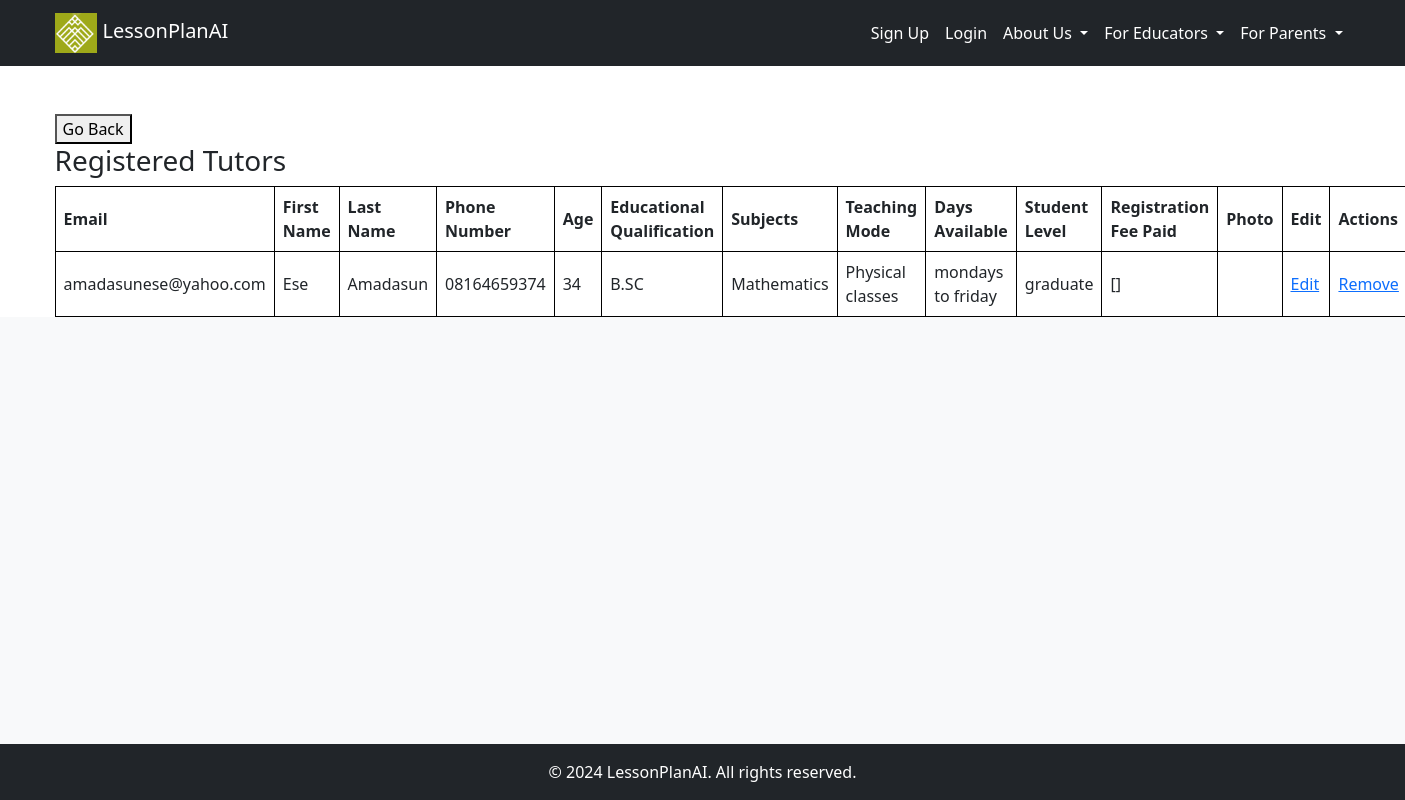
The page /registered_tutors on the database its author committed.
### src/accounts/models.py (models this page shows, shortened)
class User(UserMixin, db.Model):
    __tablename__ = "users"
    id = db.Column(db.Integer, primary_key=True)
    email = db.Column(db.String, unique=True, nullable=False)
    first_name = db.Column(db.String, nullable=False)
    last_name = db.Column(db.String, nullable=False)
    password = db.Column(db.String, nullable=False)
    created_on = db.Column(db.DateTime, nullable=False)
    is_admin = db.Column(db.Boolean, nullable=False, default=False)
    is_confirmed = db.Column(db.Boolean, nullable=True, default=False)
    confirmed_on = db.Column(db.DateTime, nullable=True)
    subscription = db.relationship('Subscription', backref='user', uselist=False)
    tutor = db.relationship('Tutor', backref='user', uselist=False)

class Tutor(db.Model):
    __tablename__ = "tutor"
    id = db.Column(db.Integer, primary_key=True, autoincrement=True)
    first_name = db.Column(db.String(50), nullable=False)
    last_name = db.Column(db.String(50), nullable=False)
    email = db.Column(db.String(120), nullable=False, unique=True)
    address = db.Column(db.String(200))
    phone_number = db.Column(db.String(15))
    age = db.Column(db.Integer)
    education_qualification = db.Column(db.String(50))
    interest = db.Column(db.Text)
    subjects = db.Column(db.String(200))
    past_experience = db.Column(db.Boolean)
    experience_years = db.Column(db.String(20))
    experience_description = db.Column(db.Text)
    interest_join = db.Column(db.Text)
    languages = db.Column(db.Text)
    availability = db.Column(db.String(50))
    teaching_mode = db.Column(db.String(50))
    student_level = db.Column(db.String(50))
    source = db.Column(db.String(50))
    confirmation_name = db.Column(db.String(100))
    user_id = db.Column(db.Integer, db.ForeignKey('users.id'), nullable=False)
    fee_payments = db.relationship('TutorFeePayment', backref='tutor', lazy=True)
    photo_data = db.Column(db.LargeBinary)
    photo_filename = db.Column(db.String(255))

### src/core/views.py (the view)
@core_bp.route('/registered_tutors')
def registered_tutors():
    tutors = Tutor.query.all()
    return render_template('accounts/tutors_list.html', users=[tutor.user for tutor in tutors])

### src/templates/accounts/tutors_list.html (shortened to what this page needs)
{% extends '_base.html' %}
{% block content %}
<button onclick="window.history.back();">Go Back</button>
<br>
    <h3>Registered Tutors</h3>
    <table style="border-collapse: collapse;">
        <tr>
            <th style="border: 1px solid black;">Email</th>
            <th style="border: 1px solid black;">First Name</th>
            <th style="border: 1px solid black;">Last Name</th>
            <th style="border: 1px solid black;">Phone Number</th>
            <th style="border: 1px solid black;">Age</th>
            <th style="border: 1px solid black;">Educational Qualification</th>
            <th style="border: 1px solid black;">Subjects</th>
            <th style="border: 1px solid black;">Teaching Mode</th>
            <th style="border: 1px solid black;">Days Available</th>
            <th style="border: 1px solid black;">Student Level</th>
            <th style="border: 1px solid black;">Registration Fee Paid</th>
            <th style="border: 1px solid black;">Photo</th>
            <th style="border: 1px solid black;">Edit</th>
            <th style="border: 1px solid black;">Actions</th>
        </tr>
        {% for user in users %}
            {% if user.tutor %}
                <tr>
                    <td style="border: 1px solid black;">{{ user.tutor.email }}</td>
                    <td style="border: 1px solid black;">{{ user.tutor.first_name }}</td>
                    <td style="border: 1px solid black;">{{ user.tutor.last_name }}</td>
                    <td style="border: 1px solid black;">{{ user.tutor.phone_number }}</td>
                    <td style="border: 1px solid black;">{{ user.tutor.age }}</td>
                    <td style="border: 1px solid black;">{{ user.tutor.education_qualification }}</td>
                    <td style="border: 1px solid black;">{{ user.tutor.subjects }}</td>
                    <td style="border: 1px solid black;">{{ user.tutor.teaching_mode }}</td>
                    <td style="border: 1px solid black;">{{ user.tutor.availability }}</td>
                    <td style="border: 1px solid black;">{{ user.tutor.student_level }}</td>
                    <td style="border: 1px solid black;">{{ user.tutor.fee_payments }}</td>
                    <td style="border: 1px solid black;">
                    </td>
                    <td style="border: 1px solid black;">
                        <a href="{{ url_for('core.edit_tutor', tutor_id=user.tutor.id) }}">Edit</a>
                    </td>
                    <td style="border: 1px solid black;">
                        <a href="{{ url_for('core.delete_tutor', tutor_id=user.tutor.id) }}">Remove</a>
                    </td>
                </tr>
            {% endif %}
        {% endfor %}
    </table>
{% endblock %}

### src/static/styles.css (style rules this page uses)
a { text-decoration: none; }
body { display: flex; flex-direction: column; min-height: 100vh; }
table { width: 100%; border-collapse: collapse; }
th, td { border: 1px solid black; padding: 8px; text-align: left; }

### rows shown on the page
User: tutor.email "amadasunese@yahoo.com", tutor.first_name "Ese", tutor.last_name "Amadasun", tutor.phone_number "08164659374", tutor.age "34", tutor.education_qualification "B.SC", tutor.subjects "Mathematics", tutor.teaching_mode "Physical classes", tutor.availability "mondays to friday", tutor.student_level "graduate", tutor.fee_payments "[]"
